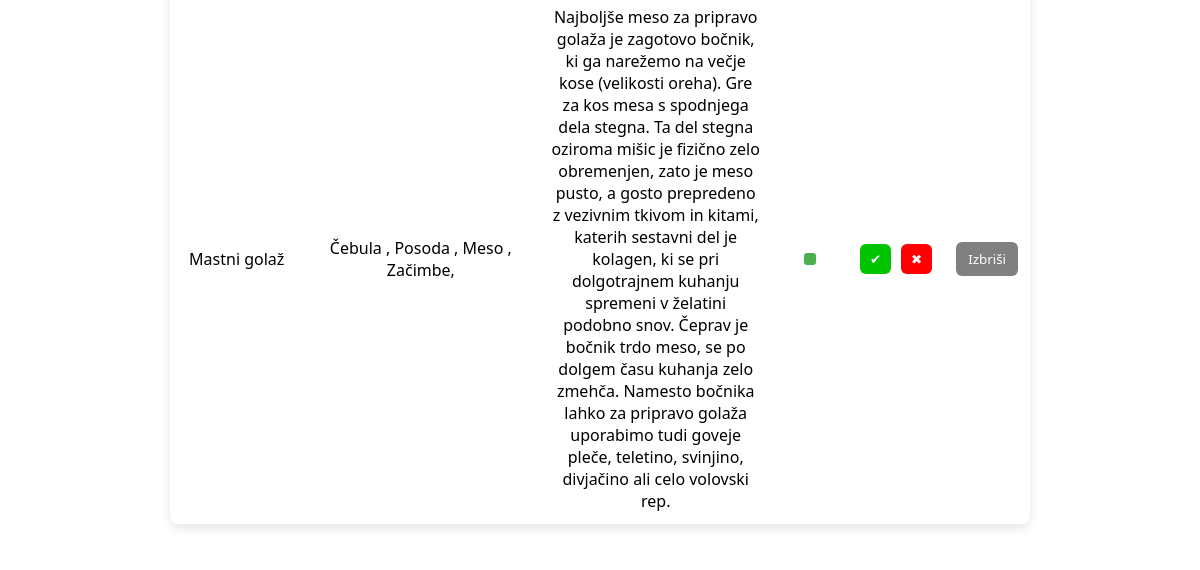
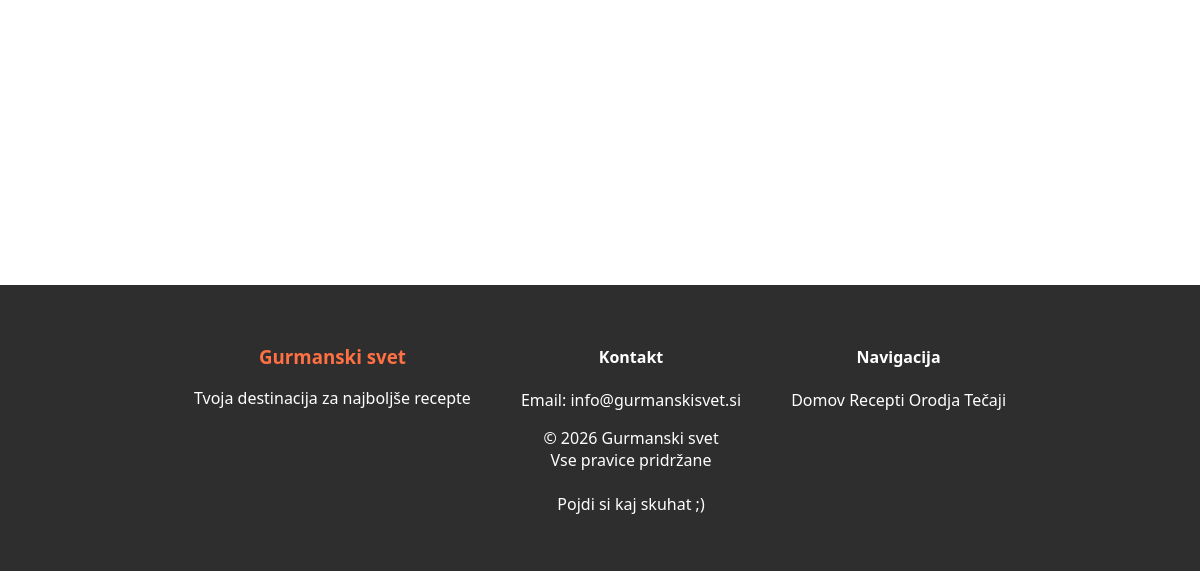
The page /recepti (signed in, lower part) on the database as committed earlier (2 pictures, top to bottom).
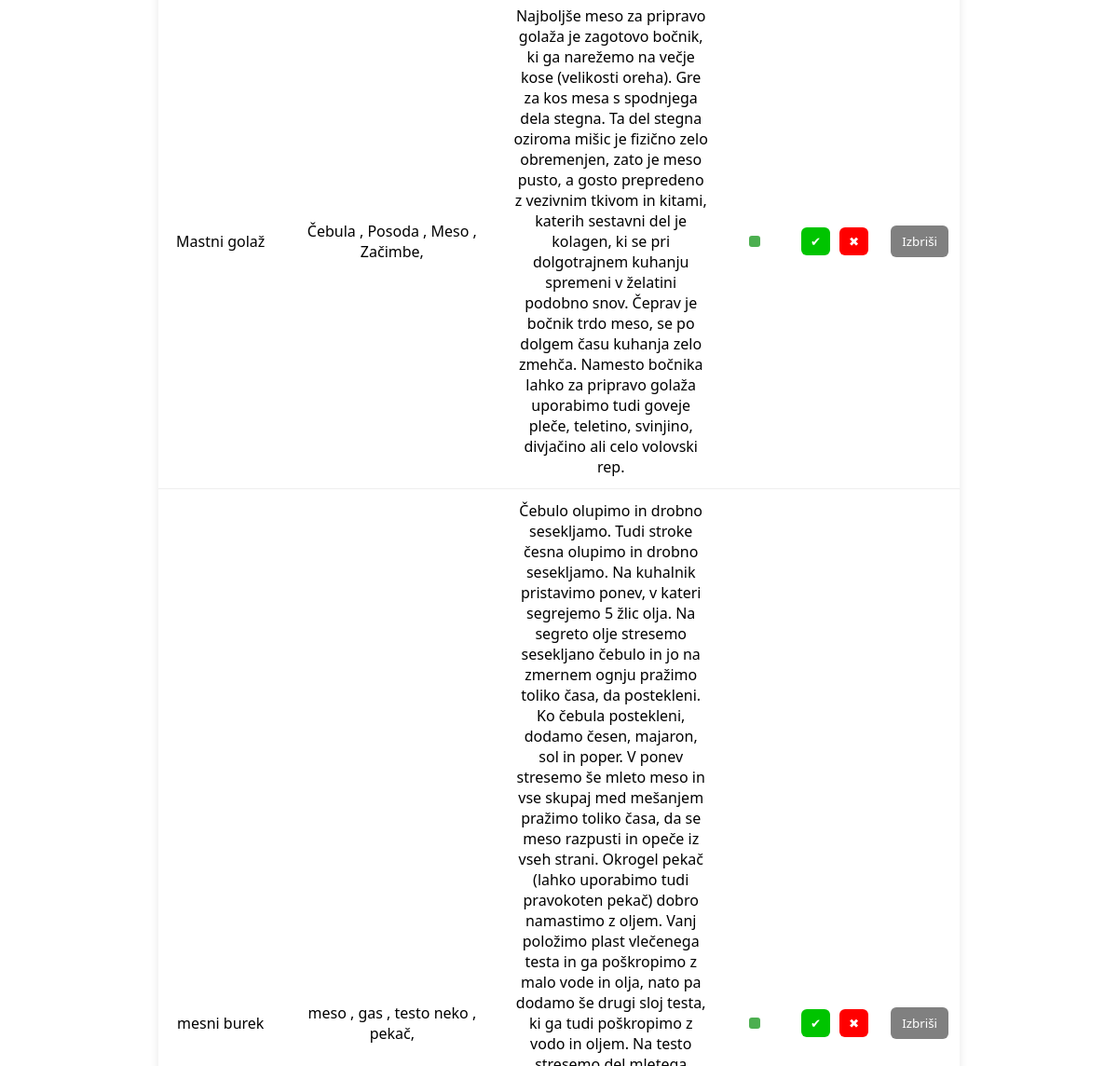
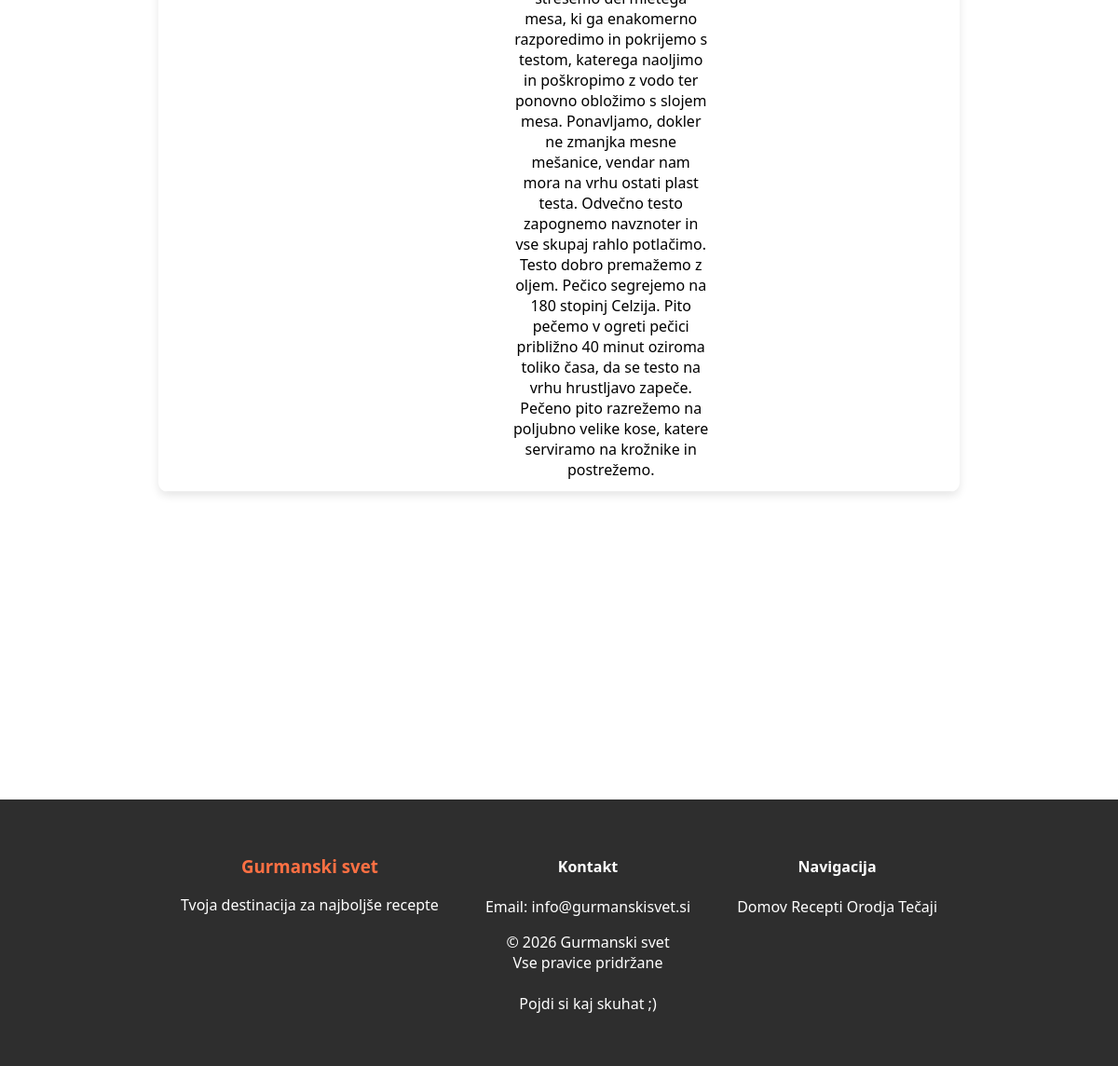
The same page on the database as committed later (2 pictures, top to bottom).
### tables this page shows
CREATE TABLE recepti (
    id INTEGER PRIMARY KEY AUTOINCREMENT,
    naslov TEXT,
    slika TEXT,
    sestavine TEXT,
    navodila TEXT,
    tezavnost TEXT,
    cas_priprave INTEGER,
    osebe INTEGER
, status TEXT DEFAULT 'pending', likes INTEGER DEFAULT 0);

### routes/recepti.py (the view)
@recepti_bp.route("/recepti")
def recepti():
    if "username" in session:
        username = session["username"]
        if  username == "admin":
            conn = sqlite3.connect('recepti.db')
            c = conn.cursor()
            c.execute("SELECT id, naslov, sestavine, navodila, status FROM recepti")
            recept = c.fetchall()
            conn.close()
            return render_template("recepti.html", recepti=recept)
        else:
            return render_template("index.html", username=username)
    else:
        return redirect("/login")

### main.py (called while the page is built)
@app.context_processor
def inject_user():
    return dict(username=session.get("username"))

### templates/recepti.html (shortened to what this page needs)
<!DOCTYPE html>
<html lang="sl">
<head>
    <link rel="stylesheet" href="{{ url_for('static', filename='css.css') }}">
</head>
<body>
    <section class="features">
        <div class="table-container">
            <table class="user-table">
                {% for recept in recepti %}
                <tr>
                    <td>{{ recept[1] }}</td>
                    <td>{{ recept[2] }}</td>
                    <td>{{ recept[3] }}</td>
                    <td>
                        {% if recept[4] == "pending" %}
                            <span class="status-box pending"></span>
                        {% elif recept[4] == "approved" %}
                            <span class="status-box approved"></span>
                        {% else %}
                            <span class="status-box rejected"></span>
                        {% endif %}
                    </td>
                    <td>
                        <div class="akcije">
                            <button class="potrdi-btn" data-id="{{ recept[0] }}">✔</button>
                            <button class="zavrni-btn" data-id="{{ recept[0] }}">✖</button>
                        </div>
                    </td>
                    <td>
                        <form action="/izbrisi_recept/{{ recept[0] }}" method="POST">
                            <button type="submit" class="delete-btn">Izbriši</button>
                        </form>
                    </td>
                </tr>
                {% endfor %}
            </table>
        </div>
    </section>
    <footer class="footer">
        <div class="footer-container">
            <div class="footer-section">
                <h3>Gurmanski svet</h3>
                <p>Tvoja destinacija za najboljše recepte</p>
            </div>
        <div class="footer-section">
            <h4>Kontakt</h4>
            <p>Email: info@gurmanskisvet.si</p>
            <p class="copyright">
                © 2026 Gurmanski svet<br>
                Vse pravice pridržane<br><br>
                Pojdi si kaj skuhat ;)
            </p>
        </div>
            <div class="footer-section">
                <h4>Navigacija</h4>
                <a href="/">Domov</a>
                <a href="/randomRecipe">Recepti</a>
                <a href="/kalkulator">Orodja</a>
                <a href="/tecaji">Tečaji</a>
            </div>
        </div>
    </footer>
</body>
</html>

Rows that differ between the two databases and show on the page:
added recepti: naslov "mesni burek", sestavine "meso , gas , testo neko , pekač,", navodila "Čebulo olupimo in drobno sesekljamo. Tudi stroke česna olupimo in drobno sesekljamo. Na kuhalnik pristavimo ponev, v kateri segrejemo 5 žlic olja. Na segreto olje stresemo sesekljano čebulo in jo na zmernem ognju pražimo toliko časa, da postekleni. Ko čebula postekleni, dodamo česen, majaron, sol in poper. V ponev stresemo še mleto meso in vse skupaj med mešanjem pražimo toliko časa, da se meso razpusti in opeče iz vseh strani. Okrogel pekač (lahko uporabimo tudi pravokoten pekač) dobro namastimo z oljem. Vanj položimo plast vlečenega testa in ga poškropimo z malo vode in olja, nato pa dodamo še drugi sloj testa, ki ga tudi poškropimo z vodo in oljem. Na testo stresemo del mletega mesa, ki…", status "approved" (drawn)
